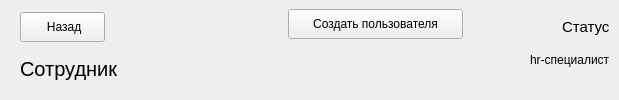
                  <widget class="QWidget" name="emloyeeHeader" native="true">
                   <layout class="QHBoxLayout" name="horizontalLayout_33">
                    <property name="spacing">
                     <number>0</number>
                    </property>
                    <property name="topMargin">
                     <number>0</number>
                    </property>
                    <property name="rightMargin">
                     <number>0</number>
                    </property>
                    <property name="bottomMargin">
                     <number>0</number>
                    </property>
                    <item alignment="Qt::AlignLeft">
                     <widget class="QWidget" name="widget_26" native="true">
                      <property name="minimumSize">
                       <size>
                        <width>120</width>
                        <height>85</height>
                       </size>
                      </property>
                      <layout class="QVBoxLayout" name="verticalLayout_44">
                       <item>
                        <widget class="QPushButton" name="exitFromEmployeeBtn">
                         <property name="minimumSize">
                          <size>
                           <width>85</width>
                           <height>30</height>
                          </size>
                         </property>
                         <property name="maximumSize">
                          <size>
                           <width>85</width>
                           <height>30</height>
                          </size>
                         </property>
                         <property name="text">
                          <string> Назад</string>
                         </property>
                         <property name="icon">
                          <iconset resource="../Qss/icons/_icons.qrc">
                           <normaloff>:/feather/icons/feather/corner-up-left.png</normaloff>:/feather/icons/feather/corner-up-left.png</iconset>
                         </property>
                         <property name="iconSize">
                          <size>
                           <width>24</width>
                           <height>24</height>
                          </size>
                         </property>
                        </widget>
                       </item>
                       <item>
                        <widget class="QLabel" name="label57">
                         <property name="minimumSize">
                          <size>
                           <width>250</width>
                           <height>35</height>
                          </size>
                         </property>
                         <property name="maximumSize">
                          <size>
                           <width>250</width>
                           <height>35</height>
                          </size>
                         </property>
                         <property name="font">
                          <font>
                           <pointsize>15</pointsize>
                          </font>
                         </property>
                         <property name="text">
                          <string>Сотрудник</string>
                         </property>
                        </widget>
                       </item>
                      </layout>
                     </widget>
                    </item>
                    <item alignment="Qt::AlignHCenter|Qt::AlignTop">
                     <widget class="QWidget" name="widget_43" native="true">
                      <property name="minimumSize">
                       <size>
                        <width>190</width>
                        <height>0</height>
                       </size>
                      </property>
                      <property name="maximumSize">
                       <size>
                        <width>190</width>
                        <height>16777215</height>
                       </size>
                      </property>
                      <layout class="QVBoxLayout" name="verticalLayout_32">
                       <item>
                        <widget class="QPushButton" name="createUserBtn">
                         <property name="minimumSize">
                          <size>
                           <width>175</width>
                           <height>30</height>
                          </size>
                         </property>
                         <property name="maximumSize">
                          <size>
                           <width>175</width>
                           <height>30</height>
                          </size>
                         </property>
                         <property name="text">
                          <string>Создать пользователя</string>
                         </property>
                         <property name="icon">
                          <iconset resource="../Qss/icons/_icons.qrc">
                           <normaloff>:/feather/icons/feather/user.png</normaloff>:/feather/icons/feather/user.png</iconset>
                         </property>
                         <property name="iconSize">
                          <size>
                           <width>24</width>
                           <height>24</height>
                          </size>
                         </property>
                        </widget>
                       </item>
                      </layout>
                     </widget>
                    </item>
                    <item alignment="Qt::AlignRight|Qt::AlignTop">
                     <widget class="QWidget" name="widget_28" native="true">
                      <property name="minimumSize">
                       <size>
                        <width>150</width>
                        <height>70</height>
                       </size>
                      </property>
                      <property name="maximumSize">
                       <size>
                        <width>16777215</width>
                        <height>100</height>
                       </size>
                      </property>
                      <layout class="QVBoxLayout" name="verticalLayout_45">
                       <property name="spacing">
                        <number>3</number>
                       </property>
                       <item alignment="Qt::AlignRight|Qt::AlignVCenter">
                        <widget class="QLabel" name="employeeStatus">
                         <property name="minimumSize">
                          <size>
                           <width>0</width>
                           <height>35</height>
                          </size>
                         </property>
                         <property name="maximumSize">
                          <size>
                           <width>16777215</width>
                           <height>35</height>
                          </size>
                         </property>
                         <property name="font">
                          <font>
                           <pointsize>11</pointsize>
                          </font>
                         </property>
                         <property name="text">
                          <string>Статус</string>
                         </property>
                        </widget>
                       </item>
                       <item alignment="Qt::AlignRight|Qt::AlignVCenter">
                        <widget class="QLabel" name="is_userLabel">
                         <property name="minimumSize">
                          <size>
                           <width>0</width>
                           <height>25</height>
                          </size>
                         </property>
                         <property name="maximumSize">
                          <size>
                           <width>80</width>
                           <height>25</height>
                          </size>
                         </property>
                         <property name="text">
                          <string>hr-специалист</string>
                         </property>
                        </widget>
                       </item>
                      </layout>
                     </widget>
                    </item>
                   </layout>
                  </widget>
